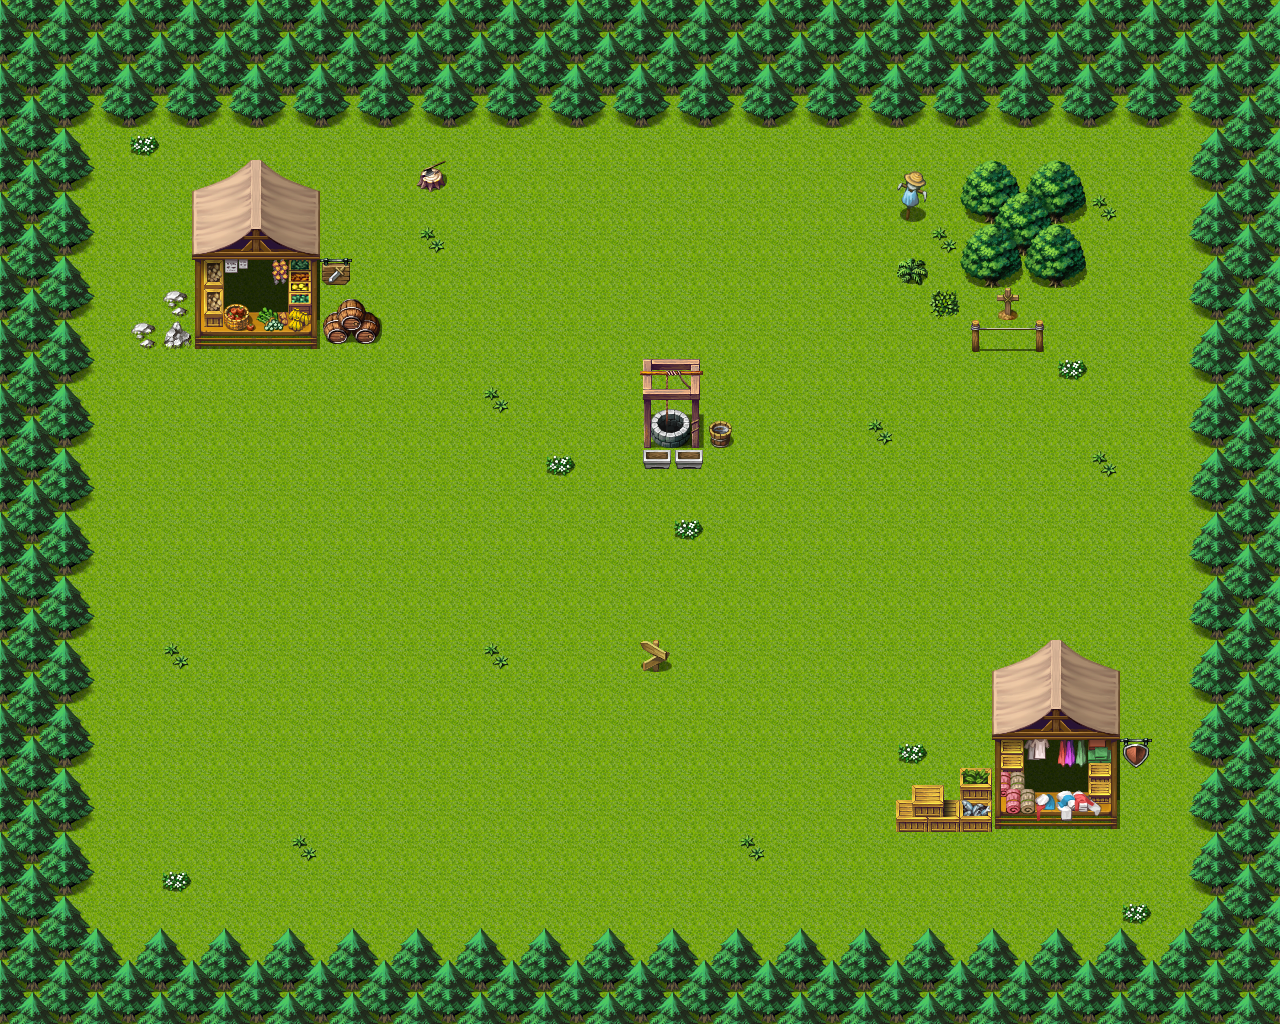

Below is a game level as drawn by its tile map, then a one-line description and the .tmx that defines it (tile-layer data replaced by summaries):
An orthogonal 40x32 tile map with 32x32 px tiles, 3 tile layers (Background, Ground, Roof), 4 tilesets and 21 objects.

<map version="1.0" orientation="orthogonal" width="40" height="32" tilewidth="32" tileheight="32" backgroundcolor="#474744">
 <tileset firstgid="1" name="ludoland" tilewidth="32" tileheight="32">
  <image source="ludoland.png" width="512" height="512" />
  <terraintypes>
   <terrain name="New Terrain" tile="0" />
  </terraintypes>
  <tile id="130" terrain=",,,0" />
  <tile id="131" terrain=",,0," />
  <tile id="146" terrain=",0,," />
  <tile id="147" terrain="0,,," />
  <tile id="211" terrain="0,0,0," />
  <tile id="212" terrain="0,0,,0" />
  <tile id="227" terrain="0,,0," />
  <tile id="228" terrain=",0,,0" />
  <tile id="243" terrain="0,,0,0" />
  <tile id="244" terrain=",0,0,0" />
 </tileset>
 <tileset firstgid="257" name="grass" tilewidth="32" tileheight="32">
  <image source="spriteSheet1.jpg" width="128" height="32" />
 </tileset>
 <tileset firstgid="261" name="TileA1" tilewidth="32" tileheight="32">
  <image source="TileA1.png" width="512" height="384" />
 </tileset>
 <tileset firstgid="453" name="ground" tilewidth="32" tileheight="32">
  <image source="ground.png" width="512" height="384" />
 </tileset>
 <layer name="Background" width="40" height="32">
  <data>[1280 cells, 1280 non-empty, 6 distinct tile ids]</data>
 </layer>
 <layer name="Ground" width="40" height="32">
  <data>[1280 cells, 1142 non-empty, 54 distinct tile ids]</data>
 </layer>
 <layer name="Roof" width="40" height="32">
  <data>[1280 cells, 148 non-empty, 52 distinct tile ids]</data>
 </layer>
 <objectgroup name="Colliders" width="40" height="32" visible="0">
  <object x="996" y="790" width="124" height="40" />
  <object x="992" y="671" width="30" height="160" />
  <object x="1084" y="671" width="36" height="160" />
  <object x="643" y="411" width="58" height="55" />
  <object x="192" y="186" width="37" height="160" />
  <object x="196" y="305" width="124" height="40" />
  <object x="284" y="186" width="36" height="160" />
  <object x="324" y="311" width="56" height="32" />
  <object x="897" y="801" width="93" height="32" />
  <object x="960" y="791" width="31" height="11" />
  <object x="999" y="306" width="16" height="14" />
  <object x="710" y="424" width="21" height="23" />
  <object x="973" y="321" width="72" height="31" />
  <object x="966" y="205" width="114" height="83" />
  <object x="901" y="191" width="22" height="30" />
  <object x="638" y="642" width="30" height="29" />
  <object x="421" y="162" width="23" height="27" />
  <object x="84" y="68" width="1112" height="47" />
  <object x="43" y="71" width="36" height="924" />
  <object x="44" y="974" width="1188" height="27" />
  <object x="1196" y="67" width="36" height="905" />
 </objectgroup>
</map>
